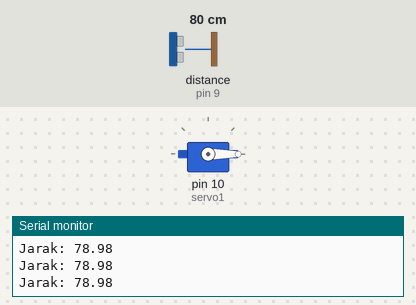
A sketch run on a simulated Arduino Uno, built with avr-gcc and run on an emulated ATmega328P. Parts: servo, the last lines printed to the serial monitor. Wiring (from diagram.json): ultrasonic range finder: trigger pin 8; echo pin 9. The inputs (shaded band) are chosen by the test bench; at power-on: distance to the obstacle (sensor on pin 9) 80 cm. The echo pulse lasts 58.3 µs per cm.

Above: at 2.2 s.
2.3 s: distance to the obstacle (sensor on pin 9) set to 8 cm
3.8 s: distance to the obstacle (sensor on pin 9) set to 5 cm
At 4.6 s:
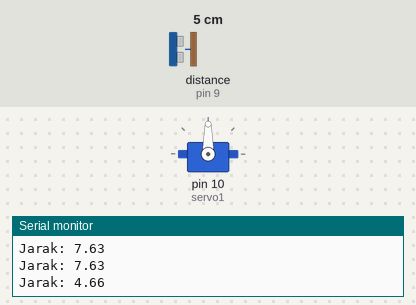
6.8 s: distance to the obstacle (sensor on pin 9) set to 9 cm
At 7.9 s:
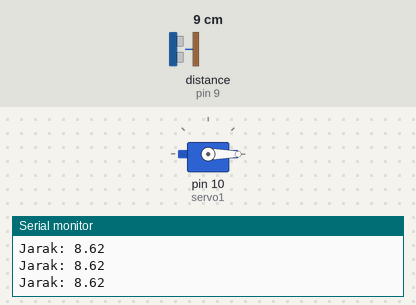
8.5 s: distance to the obstacle (sensor on pin 9) set to 2 cm
At 9.3 s:
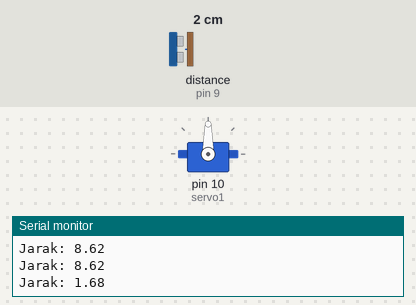
Timing chart, 0 to 12.5 s (numbered marks = the images above; inputs shaded):
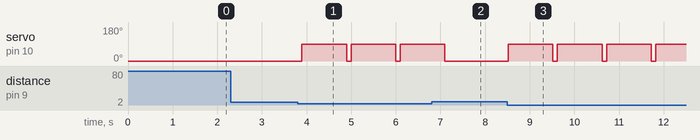

The sketch:

sketch.ino
```cpp
#include <Servo.h>


Servo servo1;


const int pinTRIGGER = 8;
const int pinECHO = 9;
float durasi, jarak;


void setup()
{
Serial.begin(9600);
servo1.attach(10);
servo1.write(0);

pinMode(pinTRIGGER, OUTPUT);
pinMode(pinECHO, INPUT);

delay(1000);
}


void loop()
{
digitalWrite(pinTRIGGER, HIGH);
delayMicroseconds(10);
digitalWrite(pinTRIGGER, LOW);

durasi = pulseIn(pinECHO, HIGH);
jarak = ((durasi * 0.034) / 2);

Serial.print("Jarak: ");
Serial.println(jarak);

if (jarak <= 6)
{
servo1.write(90);
delay(1000);
servo1.write(0);
}

else
{
servo1.write(0);
}

delay(100);
}
```

Measured:
- the behaviour switches between 7 and 6 cm on distance to the obstacle (sensor on pin 9) (found by bisection; images 0 and 1)
- after the input at 3.8 s, servo on pin 10 (servo1): alternates 90° for 1.0 s and 0° for 0.10 s, starting after 0.10 s
- after the input at 6.8 s, servo on pin 10 (servo1): goes on until 7.1 s, then stays 0°
- after the input at 8.5 s, servo on pin 10 (servo1): alternates 90° for 1.0 s and 0° for 0.10 s, starting at once
